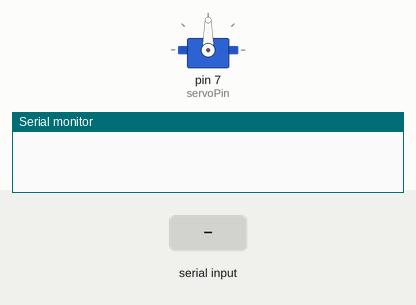
Simulated run of this sketch. Board: Arduino Uno, built with avr-gcc and run on an emulated ATmega328P. Shown: servo, the last lines printed to the serial monitor. The test bench sets the inputs (shaded band).

Above: at 1.2 s.
1.3 s: "30,150\n" received over Serial
At 2.1 s:
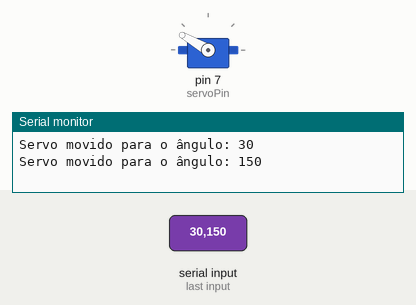
At 3.0 s:
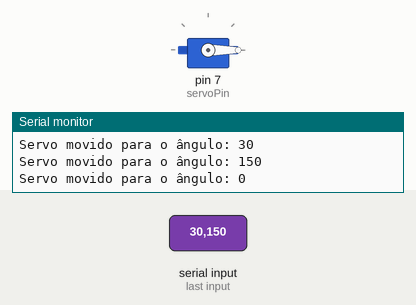
3.8 s: "90,45\n" received over Serial
At 4.2 s:
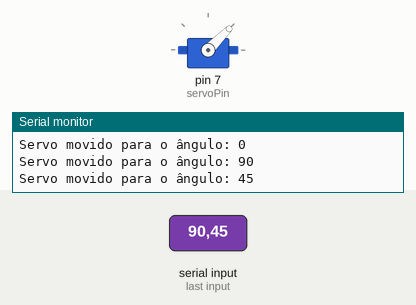
Timing chart, 0 to 6.8 s (numbered marks = the images above; inputs shaded):
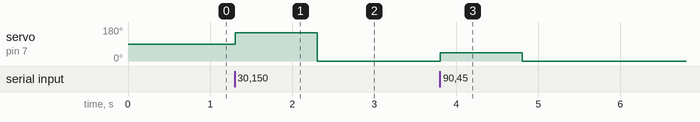

The sketch:

arduino_servo.ino
```cpp
#include <Servo.h>

Servo servo; // cria um objeto servo para controlar um servo motor

int servoPin = 7; // pino do servo

void setup () {
    Serial.begin(9600); // incia a comunicação serial
    servo.attach(servoPin); // conecta o objeto servo ao pino definido, permitindo que o Arduino controle o servo conectado a esse pino
}

void loop () {
    if (Serial.available() > 0) {  // retorna o número de bytes disponíveis para leitura
        int angulo = Serial.parseInt();  //  lê os dados e convertê em um número inteiro
        if (angulo >= 0 && angulo <= 180) {  // verifica se o valor lido está entre 0 e 180 graus
            servo.write(angulo); // move o servo para o angulo recebido
            Serial.println("Servo movido para o ângulo: " + String(angulo)); // informa que o servo foi movido para o ângulo especificado
    }
  }
}
```

Measured:
- after the input at 1.3 s, servo on pin 7 (servoPin): 90° → 150° at once, → 0° 1.0 s later
- after the input at 3.8 s, servo on pin 7 (servoPin): 0° → 45° at once, → 0° 1.0 s later
